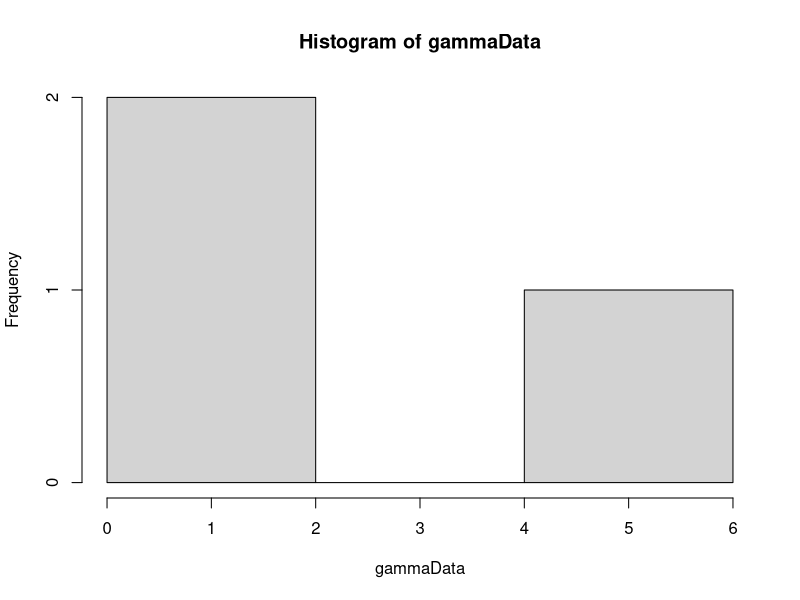
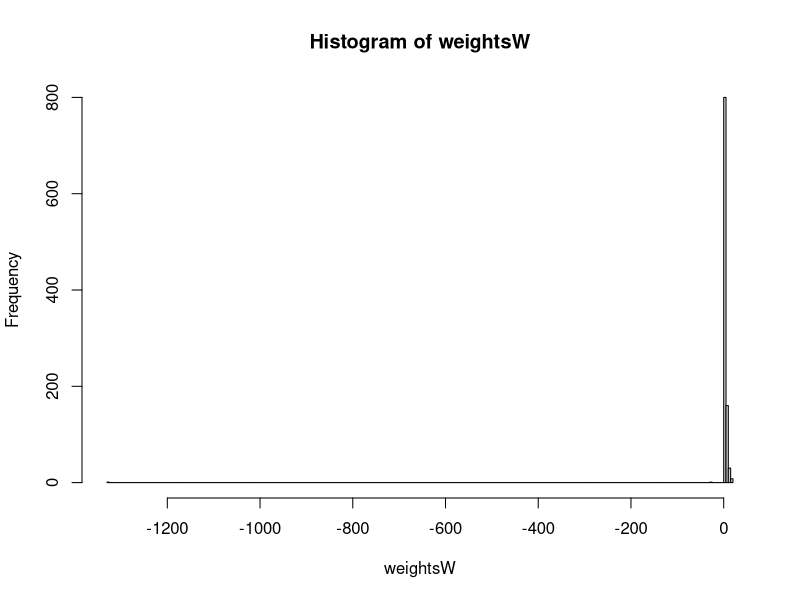

These charts were generated, in order, by the following R code:
library(MCMCpack)

#weightedUniform <- function(n, numIterations) {
#  # Generate sample of from a weighted uniform distribution
#  # 
#  # Args:
#  #   n: number of points in sample
#  #   
#  # Returns:
#  #   A vector sample
#  uCurr = runif(n)
#  alphaCurr = findAlpha(s2, uCurr)
#  uConv = rep(0, numIterations)
#  uTrace = rep(0, numIterations)
#  for(i in 1:numIterations) {
#    uProp = runif(n)
#    alphaProp = findAlpha(s2, uProp)
#    if(alphaProp != -1) {
#      proportionalProp = proportionalDensity(uProp, alphaProp)
#      proportionalCurr = proportionalDensity(uCurr, alphaCurr)
#      alphaVal = min(1, proportionalProp/proportionalCurr)
#      u = runif(1)
#      print(i)
#      if (u <= alphaVal) {
#        uCurr = uProp
#        alphaCurr = alphaProp
#      }  
#    }
#    uConv[i] = var(uCurr)
#    uTrace[i] = uCurr[1]
#  }
#  plot(uConv, type="l")
#  plot(uTrace, type="l")
#  return(uCurr)
#}
#
#proportionalDensity <- function(u, alpha) {
#  # Calculate proportional density for indepence sampling
#  # 
#  # Args:
#  #   u: A vector from an uniform distribution.
#  #   alpha: A scalar value
#  #   
#  # Returns:
#  #   A scalar value
#  
#  gammaInv = rep(0, length(u))
#  diffGammaInv = rep(0, length(u))
#  for(i in 1:length(u)) {
#    gammaInv[i] = invGammaCumulative(u[i], alpha)
#    diffGammaInv[i] = diffAlphaInvGammaCumulative(u[i], alpha)
#  }
#  return(calcWeight(gammaInv, diffGammaInv))
#}
#
#calcWeight <- function(gammaInv, diffGammaInv) {
#  # Calculate weigth for a gamma distribution
#  #
#  # Args:
#  #   gammaInv: A list of values from the inverse cumulative gamma.
#  #   diffGammaInv: A list of values from the derivative of the inverse cumulative gamma.
#  #   
#  # Returns:
#  #   A scalar value
#  weight = (1/length(gammaInv))*(sum(diffGammaInv/gammaInv)) - sum(diffGammaInv)/sum(gammaInv)
#  return(weight)
#}

calcWeight <- function(u, alpha) {
  # Calculates weight for given u and alpha.
  # 
  # Args:
  #   u: A vector.
  #   alpha: A scalar.
  #   
  # Returns:
  #   The weight value. A scalar.
  gammaInv = rep(0, length(u))
  diffGammaInv = rep(0, length(u))
  for(i in 1:length(u)) {
    gammaInv[i] = invGammaCumulative(u[i], alpha)
    diffGammaInv[i] = diffAlphaInvGammaCumulative(u[i], alpha)
  }
  weight = 1/((1/length(gammaInv))*(sum(diffGammaInv/gammaInv)) - sum(diffGammaInv)/sum(gammaInv))
  return(weight)
}

calcPhi <- function(u, alpha) {
  phiPoint = rep(0, length(u))
  for(i in 1:length(u)) {
    xValue = invGammaCumulative(u[i], alpha)
    phiPoint[i] = xValue > probValue
  }
  return(sum(phiPoint)/length(u))
}

invGammaCumulative <- function(u, alpha) {
  # Finds the inverse of the cumulative gamma.
  # 
  # Args:
  #   u: Scalar value.
  #   alpha: Scalar value.
  #   
  # Returns:
  #   A scalar. The inverse value given u and alpha.
  x = 0
  stepSize = 0.1
  tolerance = 0.00001
  direction = 1
  integralValue = 0
  
  while(abs(integralValue - u) > tolerance){
    x = x + direction*stepSize
    if(x<0) {
      x = 0
      direction = 1
    }
    
    if(method == "integrate") {
      integral = integrate(gammaDensity, 0, x)
      integralValue = integral$value  
    } else if(method == "pgamma") {
      integral = pgamma(x, shape=alpha, scale=1)
      integralValue = integral
    }
    
    
    # Going left and pass the point
    if ((u > integralValue) && (direction == -1)) {
      stepSize = stepSize/2
      direction = 1
    }
    
    # Going right and pass the point
    if ((u < integralValue) && (direction == 1)) {
      stepSize = stepSize/2
      direction = -1
    }
  }
  return(x)
}

diffAlphaInvGammaCumulative <- function(u, alpha) {
  # Derivative of gamma distribution with respect to alpha.
  # 
  # Args:
  #   u: Scalar between 0 and 1.
  #   alpha: Scalar larger than 0.
  #   
  # Returns:
  #   Scalar value. Derivative at point alpha.
  firstPoint = invGammaCumulative(u,alpha)
  secondPoint = invGammaCumulative(u, alpha + alphaHStep)
  return((secondPoint - firstPoint)/alphaHStep)
}

calcDerivateFunction <- function(u, alphaValue) {
  # Analytically find the derivative of cumulative inverse.
  # 
  # Args:
  #   u: Scalar value between 0 and 1.
  #   alphaValue: Scalar value.
  #   
  # Returns:
  #   A scalar value.
  largeFInv = invGammaCumulative(u, alphaValue)
  integralPart = integrate(integralFunction, 0, largeFInv)
  return((digamma(alphaValue)*u - integralPart$value)*gamma(alphaValue)/((largeFInv^(alphaValue - 1))*exp(-largeFInv)))
}

integralFunction <- function(y) {
  # Function to be integrated.
  return(log(y)*(y^(alphaValue - 1))*exp(-y)/gamma(alphaValue))
}

optimfindAlpha <- function() {
  if((calcValueTau2(u, alphaUpperBound) < s2) || (calcValueTau2(u, alphaLowerBound) > s2)) {
    return(-1)
  }
  return(optim(c(0.1), optimFunction, lower=alphaLowerBound, upper=alphaUpperBound, method="Brent")$par)
}

optimFunction <- function(alpha) {
  return(abs(s2-calcValueTau2(u, alpha)))
}

findAlpha <- function(s2, u) {
  # Function to calculate alpha value
  # 
  # Args:
  #   s2: Scalar value of sufficient statistic
  #   u: A vector
  #   
  # Returns:
  #   A scalar value of alpha.
  
  alphaValue = 0.1
  stepSize = 1
  direction = 1
  tolerance = 0.0001
  tau2Value = 0
  prevTau2Value = 0
  it = 0
  while(abs(s2 - tau2Value) > tolerance) {
    it = it + 1
    alphaValue = alphaValue + direction*stepSize
    if(alphaValue<=0) {
      alphaValue = 0.1
      direction = 1
    }
    prevTau2Value = tau2Value
    tau2Value = calcValueTau2(u, alphaValue)
    #print(abs(s2 - tau2Value))
    #print(direction)
    if ((s2 > tau2Value) && (direction == -1)) {
      stepSize = stepSize/2
      direction = 1
    }
    
    if ((s2 < tau2Value) && (direction == 1)) {
      stepSize = stepSize/2
      direction = -1
    }
    
    if(isAlphaOutsideValidInterval(alphaValue, direction)) {
      return(-1)
    }  
    print(stepSize)
    if(it==100) {
      return(-1)
    }
    
  }
  
  return(alphaValue)
}

isAlphaOutsideValidInterval <- function(alphaValue, direction) {
  # Function to check if the alphaValue is outside allowed interval.
  # 
  # Args:
  #   alphaValue: A scalar value
  #   direction: A scalar value. Either 1 or -1.
  #   
  # Returns:
  #   Boolean value.
  return((alphaValue < alphaLowerBound && direction == -1) || (alphaValue > alphaUpperBound && direction == 1))
}

findBeta <- function(s1, u, alphaValue) {
  # Calculates beta
  # 
  # Args:
  #   s1: Scalar value.
  #   u: Vector of values between 0 and 1.
  #   alphaValue: Scalar value.
  #   
  # Returns:
  #   A scalar value.
  largeFInv = rep(0, length(u))
  for(i in 1:length(u)) {
    largeFInv[i] = invGammaCumulative(u[i], alphaValue)
  }
  return(s1*length(u)/(sum(largeFInv)))
}

calcValueTau2 <- function(u, alphaValue) {
  largeFInv = rep(0, length(u))
  for(i in 1:length(u)) {
    largeFInv[i] = invGammaCumulative(u[i], alphaValue)
  }
  return(length(u)*((prod(largeFInv))^(1/length(u)))/sum(largeFInv))
}

calcValueTau2Method2 <- function(x) {
  return(length(x)*((prod(x))^(1/length(x)))/sum(x))
}

alpha = 2
beta = 1
hStep = 0.01
alphaHStep = 0.01
method = "pgamma"
NUM_SAMPLES = 1000
NUM_POINTS = 3
alphaUpperBound = 20
alphaLowerBound = 0.1

# Generate data
gammaData = rgamma(NUM_POINTS, shape=alpha, scale = beta)
hist(gammaData)
# Calculation of statistics
s1 = sum(gammaData)/NUM_POINTS
s2 = NUM_POINTS*((prod(gammaData))^(1/NUM_POINTS))/sum(gammaData)

# Generation of samples
phi = rep(0, NUM_SAMPLES)
# Phi is the prob that X>probValue
probValue = 0.8
weightsW = rep(0, NUM_SAMPLES)
sampleIndex = 1
iterationNumber = 0
while(sampleIndex <= NUM_SAMPLES) {
  u = runif(NUM_POINTS)
  estAlpha = optimfindAlpha()
  if(estAlpha != -1) {
    weightsW[sampleIndex] = calcWeight(u, estAlpha)
    phi[sampleIndex] = calcPhi(u, alpha)
    sampleIndex = sampleIndex + 1
    #print(sampleIndex)
  }
  print(iterationNumber)
  iterationNumber = iterationNumber + 1
}
alphaAcceptance = sampleIndex/iterationNumber
hist(weightsW, breaks = 200)
